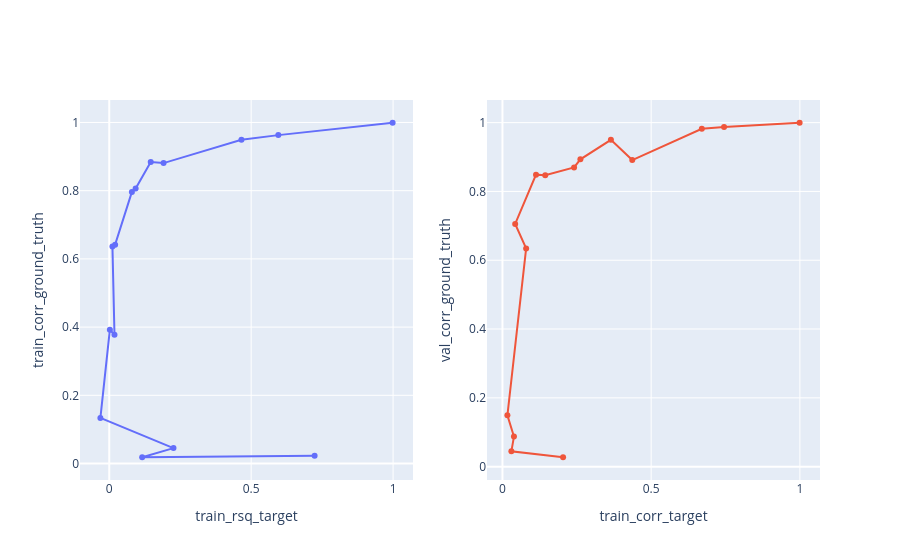

The code cell stored with this chart in its notebook:
### Code cell
analysis.xy_plots([
    (
        rsq_expr(split="train", y="target"),
        corr_expr(split="train", y="ground_truth"),
        True,
    ),
    (
        corr_expr(split="train", y="target"),
        corr_expr(split="val", y="ground_truth"),
        True,
    ),
])

### Figure 1 — Plotly figure (JSON) as saved in the notebook; plotly's stock layout.template omitted (floating-point values rounded to 4 significant figures)
{"data": [{"customdata": [[0.014, 19, "corr_0.014"], [0.029, 18, "corr_0.029"], [0.033, 15, "corr_0.033"], [0.066, 3, "corr_0.066"], [0.094, 6, "corr_0.094"], [0.106, 10, "corr_0.106"], [0.17, 7, "corr_0.170"], [0.191, 5, "corr_0.191"], [0.307, 4, "corr_0.307"], [0.346, 7, "corr_0.346"], [0.389, 6, "corr_0.389"], [0.492, 2, "corr_0.492"], [0.702, 3, "corr_0.702"], [0.79, 3, "corr_0.790"], [1, 17, "corr_1.000"]], "hovertemplate": "train_rsq_target: %{x}<br>train_corr_ground_truth: %{y}<br>dataset corr: %{customdata[0]}<br>epoch: %{customdata[1]}<extra>%{customdata[2]}</extra>", "mode": "lines+markers", "name": "train_rsq_target vs train_corr_ground_truth", "showlegend": false, "type": "scatter", "x": [0.7236, 0.116, 0.2263, -0.03118, 0.002158, 0.01845, 0.0112, 0.02073, 0.07981, 0.09292, 0.1461, 0.1913, 0.4658, 0.5958, 0.9983], "xaxis": "x", "y": [0.02296, 0.01843, 0.0453, 0.1338, 0.3923, 0.3774, 0.6367, 0.6418, 0.7964, 0.8063, 0.8843, 0.8809, 0.9492, 0.9629, 0.9992], "yaxis": "y"}, {"customdata": [[0.014, 9, "corr_0.014"], [0.029, 10, "corr_0.029"], [0.033, 8, "corr_0.033"], [0.066, 3, "corr_0.066"], [0.094, 5, "corr_0.094"], [0.106, 3, "corr_0.106"], [0.17, 5, "corr_0.170"], [0.191, 3, "corr_0.191"], [0.307, 1, "corr_0.307"], [0.346, 2, "corr_0.346"], [0.389, 5, "corr_0.389"], [0.492, 1, "corr_0.492"], [0.702, 2, "corr_0.702"], [0.79, 1, "corr_0.790"], [1, 14, "corr_1.000"]], "hovertemplate": "train_corr_target: %{x}<br>val_corr_ground_truth: %{y}<br>dataset corr: %{customdata[0]}<br>epoch: %{customdata[1]}<extra>%{customdata[2]}</extra>", "mode": "lines+markers", "name": "train_corr_target vs val_corr_ground_truth", "showlegend": false, "type": "scatter", "x": [0.2039, 0.03006, 0.03866, 0.01665, 0.07966, 0.04279, 0.1129, 0.1438, 0.2408, 0.2621, 0.3646, 0.4364, 0.6703, 0.7451, 0.9991], "xaxis": "x2", "y": [0.02726, 0.04443, 0.08743, 0.1493, 0.6344, 0.7054, 0.8488, 0.8471, 0.8697, 0.8932, 0.9501, 0.8912, 0.9822, 0.9873, 0.9997], "yaxis": "y2"}], "layout": {"xaxis": {"anchor": "y", "domain": [0, 0.45], "title": {"text": "train_rsq_target"}}, "xaxis2": {"anchor": "y2", "domain": [0.55, 1], "title": {"text": "train_corr_target"}}, "yaxis": {"anchor": "x", "domain": [0, 1], "title": {"text": "train_corr_ground_truth"}}, "yaxis2": {"anchor": "x2", "domain": [0, 1], "title": {"text": "val_corr_ground_truth"}}}}
